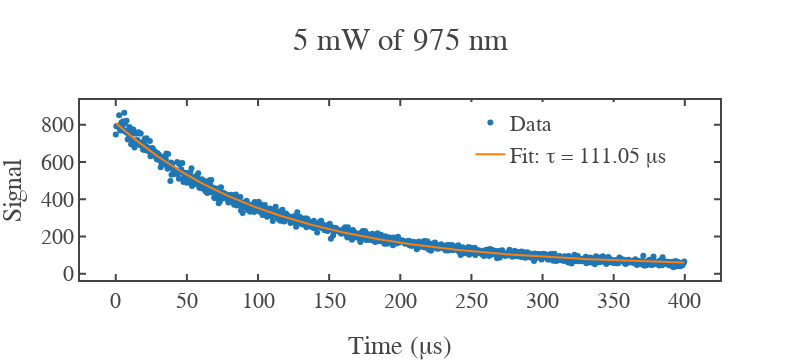
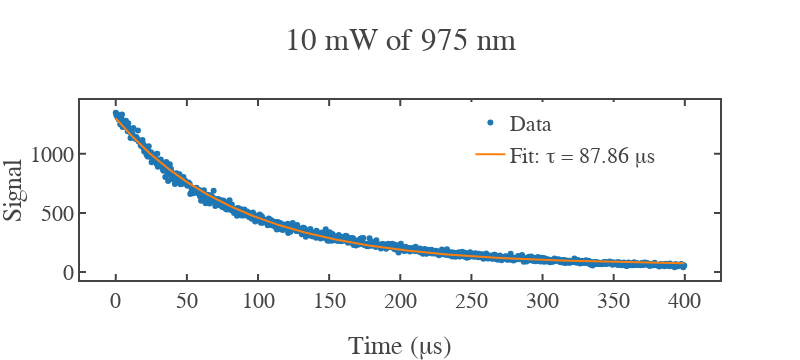
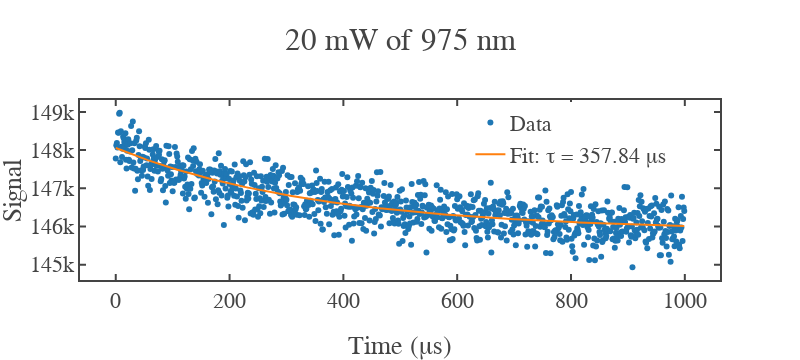
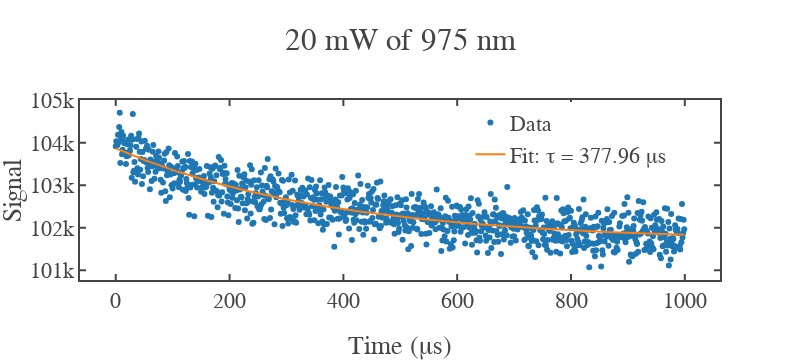

These figures' notebook cell, in order:
### Code cell
import numpy as np
import plotly.graph_objects as go
from scipy.optimize import curve_fit
import os
import glob
import re

# -----------------------------
# Custom Plotly Template
# -----------------------------
fig_template = go.layout.Template()
fig_template.layout = {
    'template': 'simple_white+presentation',
    'autosize': False,
    'width': 800,
    'height': 600,
    'xaxis': {
        'ticks': 'inside',
        'mirror': 'ticks',
        'linewidth': 2.0,
        'tickwidth': 2.0,
        'ticklen': 6,
        'showline': True,
        'showgrid': False,
        'zerolinecolor': 'white',
    },
    'yaxis': {
        'ticks': 'inside',
        'mirror': 'ticks',
        'linewidth': 2.0,
        'tickwidth': 2.0,
        'ticklen': 6,
        'showline': True,
        'showgrid': False,
        'zerolinecolor': 'white'
    },
    'font': {
        'family': 'mathjax',
        'size': 22,
    }
}

# -----------------------------
# Folder & Files
# -----------------------------
folder_path = r'D:\Data\2025\August\21 Aug Tm UCP spectra dual beam Agniva\Bi UCP Red emission\23 august'
file_pattern = os.path.join(folder_path, '*.txt')
txt_files = glob.glob(file_pattern)

# -----------------------------
# Extract Power from Filename
# -----------------------------
def extract_power_mW(filename):
    match = re.search(r'(\d+\.?\d*)\s*mW', filename, re.IGNORECASE)
    if match:
        return float(match.group(1))
    else:
        return float('inf')  # Put unmatched files at the end

# Sort files by extracted 975nm power
txt_files.sort(key=lambda x: extract_power_mW(os.path.basename(x)))

# -----------------------------
# Exponential Decay Function
# -----------------------------
def exp_decay(t, A, tau, C):
    return A * np.exp(-t / tau) + C

# -----------------------------
# Process Each File
# -----------------------------
for file_path in txt_files:
    data = np.loadtxt(file_path, skiprows=1)  # Skip header row
    t = data[:, 0]
    y = data[:, 1]

    initial_guess = [max(y), (max(t) - min(t)) / 2, min(y)]

    try:
        params, _ = curve_fit(exp_decay, t, y, p0=initial_guess)
        A_fit, tau_fit, C_fit = params

        t_fit = np.linspace(min(t), max(t), 500)
        y_fit = exp_decay(t_fit, *params)

        # Extract power from filename for labeling
        power_mW = extract_power_mW(os.path.basename(file_path))

        fig = go.Figure()
        fig.add_trace(go.Scatter(x=t / 1e6, y=y, mode='markers', name='Data'))
        fig.add_trace(go.Scatter(x=t_fit / 1e6, y=y_fit, mode='lines',
                                 name=f'Fit: τ = {tau_fit / 1e6:.2f} μs'))

        fig.update_layout(
            xaxis_title='Time (μs)',
            yaxis_title='Signal',
            template=fig_template,
            legend=dict(x=0.61, y=0.99),
            title=f'{power_mW:.0f} mW of 975 nm'
        )

        fig.show()

        print(f"File: {os.path.basename(file_path)}")
        print(f"Power: {power_mW:.1f} mW | Estimated Lifetime (tau): {tau_fit / 1e6:.4f} μs\n")

    except RuntimeError:
        print(f"Fit failed for file: {os.path.basename(file_path)}")

### Figure 1 — Plotly figure (JSON) as saved in the notebook; plotly's stock layout.template omitted (floating-point values rounded to 4 significant figures; data arrays with more than 128 entries replaced by an {"elided": "..."} marker saying what was removed)
{"data": [{"mode": "markers", "name": "Data", "type": "scatter", "x": {"elided": "1000 float values"}, "y": {"elided": "1000 int values"}}, {"mode": "lines", "name": "Fit: τ = 111.05 μs", "type": "scatter", "x": {"elided": "500 float values"}, "y": {"elided": "500 float values"}}], "layout": {"height": 360, "legend": {"x": 0.61, "y": 0.99}, "title": {"text": "5 mW of 975 nm"}, "width": 800, "xaxis": {"autorange": true, "range": [-25.13, 424.7], "title": {"text": "Time (μs)"}, "type": "linear"}, "yaxis": {"autorange": true, "range": [-33.41, 932.4], "title": {"text": "Signal"}, "type": "linear"}}}

### Figure 2 — Plotly figure (JSON) as saved in the notebook; plotly's stock layout.template omitted (floating-point values rounded to 4 significant figures; data arrays with more than 128 entries replaced by an {"elided": "..."} marker saying what was removed)
{"data": [{"mode": "markers", "name": "Data", "type": "scatter", "x": {"elided": "1000 float values"}, "y": {"elided": "1000 int values"}}, {"mode": "lines", "name": "Fit: τ = 87.86 μs", "type": "scatter", "x": {"elided": "500 float values"}, "y": {"elided": "500 float values"}}], "layout": {"height": 360, "legend": {"x": 0.61, "y": 0.99}, "title": {"text": "10 mW of 975 nm"}, "width": 800, "xaxis": {"autorange": true, "range": [-25.13, 424.7], "title": {"text": "Time (μs)"}, "type": "linear"}, "yaxis": {"autorange": true, "range": [-66.78, 1455.0], "title": {"text": "Signal"}, "type": "linear"}}}

### Figure 3 — Plotly figure (JSON) as saved in the notebook; plotly's stock layout.template omitted (floating-point values rounded to 4 significant figures; data arrays with more than 128 entries replaced by an {"elided": "..."} marker saying what was removed)
{"data": [{"mode": "markers", "name": "Data", "type": "scatter", "x": {"elided": "1000 int values"}, "y": {"elided": "1000 int values"}}, {"mode": "lines", "name": "Fit: τ = 357.84 μs", "type": "scatter", "x": {"elided": "500 float values"}, "y": {"elided": "500 float values"}}], "layout": {"height": 360, "legend": {"x": 0.61, "y": 0.99}, "title": {"text": "20 mW of 975 nm"}, "width": 800, "xaxis": {"autorange": true, "range": [-62.82, 1062.0], "title": {"text": "Time (μs)"}, "type": "linear"}, "yaxis": {"autorange": true, "range": [144600.0, 149300.0], "title": {"text": "Signal"}, "type": "linear"}}}

### Figure 4 — Plotly figure (JSON) as saved in the notebook; plotly's stock layout.template omitted (floating-point values rounded to 4 significant figures; data arrays with more than 128 entries replaced by an {"elided": "..."} marker saying what was removed)
{"data": [{"mode": "markers", "name": "Data", "type": "scatter", "x": {"elided": "1000 int values"}, "y": {"elided": "1000 int values"}}, {"mode": "lines", "name": "Fit: τ = 377.96 μs", "type": "scatter", "x": {"elided": "500 float values"}, "y": {"elided": "500 float values"}}], "layout": {"height": 360, "legend": {"x": 0.61, "y": 0.99}, "title": {"text": "20 mW of 975 nm"}, "width": 800, "xaxis": {"autorange": true, "range": [-62.82, 1062.0], "title": {"text": "Time (μs)"}, "type": "linear"}, "yaxis": {"autorange": true, "range": [100800.0, 105000.0], "title": {"text": "Signal"}, "type": "linear"}}}
